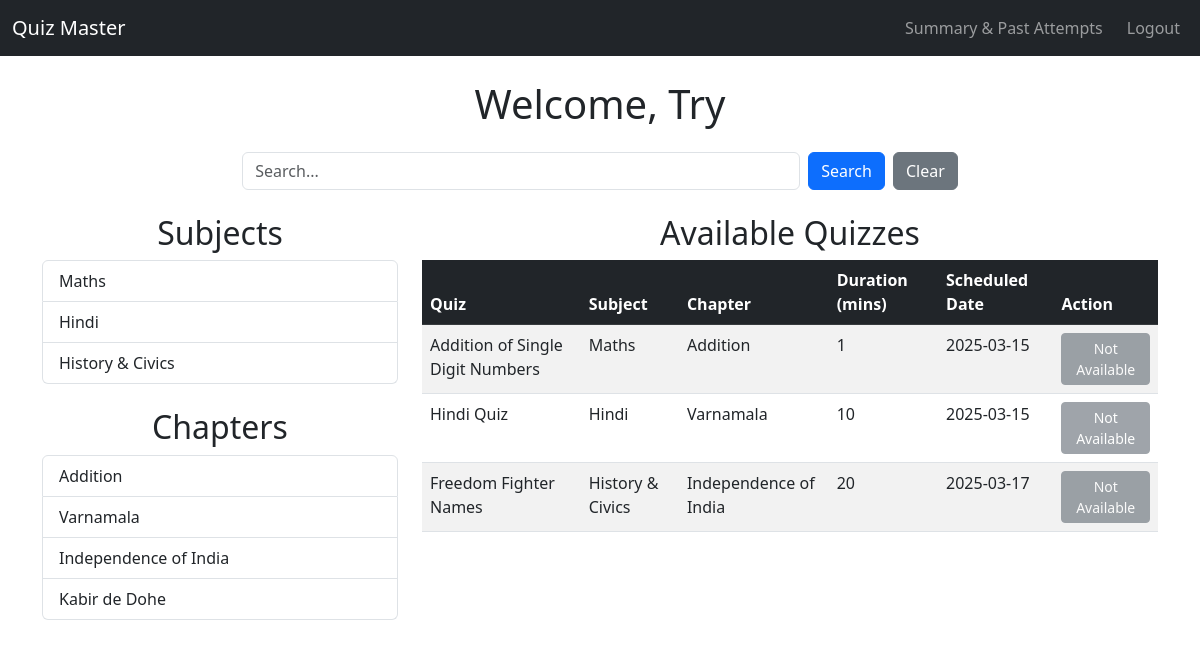
/user_dashboard (signed in), run on the app's committed database.
### models/models.py (models this page shows, shortened)
class User(db.Model):
    id = db.Column(db.Integer, primary_key=True)
    username = db.Column(db.String(100), unique=True, nullable=False)
    password = db.Column(db.String(255), nullable=False)
    full_name = db.Column(db.String(200), nullable=False)
    qualification = db.Column(db.String(200))
    dob = db.Column(db.Date, nullable=False)
    scores = db.relationship('QuizScore', backref='user', lazy=True)

class Subject(db.Model):
    id = db.Column(db.Integer, primary_key=True)
    name = db.Column(db.String(100), unique=True, nullable=False)
    description = db.Column(db.Text, nullable=False)
    chapters = db.relationship('Chapter', backref='subject', lazy=True, cascade="all, delete-orphan")

class Chapter(db.Model):
    id = db.Column(db.Integer, primary_key=True)
    name = db.Column(db.String(100),  unique=True, nullable=False)
    subject_id = db.Column(db.Integer, db.ForeignKey('subject.id', ondelete='CASCADE'), nullable=False)
    quizzes = db.relationship('Quiz', backref='chapter', lazy=True, cascade="all, delete-orphan")

class Quiz(db.Model):
    id = db.Column(db.Integer, primary_key=True)
    chapter_id = db.Column(db.Integer, db.ForeignKey('chapter.id', ondelete='CASCADE'), nullable=False)
    date_of_quiz = db.Column(db.Date, nullable=False)
    time_duration = db.Column(db.Integer, nullable=False)  # Store duration in minutes
    remarks = db.Column(db.Text, unique=True, nullable=False)
    questions = db.relationship('Question', backref='quiz', lazy=True, cascade="all, delete-orphan")
    quiz_scores = db.relationship('QuizScore', backref='quiz', cascade="all, delete-orphan")
    user_responses = db.relationship('UserResponse', backref='quiz', cascade="all, delete-orphan")

### app.py (the view)
@app.route('/user_dashboard')
def user_dashboard():
    if 'user_id' not in session:
        return redirect(url_for('login'))
    user = User.query.get(session['user_id'])  # Fetch the logged-in user
    if not user:
        return redirect(url_for('login')) # User must exist in database
    current_date = datetime.today().date()
    search_query = request.args.get('search_query', '').strip()
    if search_query:
        subjects = Subject.query.filter(Subject.name.ilike(f"%{search_query}%")).all()
        chapters = Chapter.query.filter(Chapter.name.ilike(f"%{search_query}%")).all()
        quizzes = Quiz.query.filter(Quiz.remarks.ilike(f"%{search_query}%")).all()
    else:
        subjects = Subject.query.all()
        chapters = Chapter.query.all()
        quizzes = Quiz.query.all()
    show_subjects = bool(subjects)
    show_chapters = bool(chapters)
    show_quizzes = bool(quizzes)
    return render_template('user_dashboard.html', user=user, chapters=chapters, subjects=subjects, quizzes=quizzes, show_subjects=show_subjects, show_chapters=show_chapters, show_quizzes=show_quizzes, current_date=current_date, search_query=search_query)

### templates/user_dashboard.html (shortened to what this page needs)
<!DOCTYPE html>
<html lang="en">
<head>
    <link href="https://cdn.jsdelivr.net/npm/bootstrap@5.3.0/dist/css/bootstrap.min.css" rel="stylesheet">
</head>
<body>
    <nav class="navbar navbar-expand-lg navbar-dark bg-dark">
        <div class="container-fluid">
            <a class="navbar-brand" href="#">Quiz Master</a>
            <div class="collapse navbar-collapse">
                <ul class="navbar-nav ms-auto">
                    <li class="nav-item">
                        <a class="nav-link btn btn-outline-info me-2" href="{{ url_for('quiz_summary') }}">Summary & Past Attempts</a>
                    </li>
                    <li class="nav-item">
                        <a class="nav-link btn btn-outline-danger" href="{{ url_for('auth.logout') }}">Logout</a>
                    </li>
                </ul>
            </div>
        </div>
    </nav>
    <div class="container mt-4">
        <h1 class="text-center">Welcome, {{ user.full_name|safe }}</h1>
        <form method="GET" action="{{ url_for('user_dashboard') }}" class="d-flex justify-content-center my-4">
            <input type="text" name="search_query" class="form-control w-50 me-2" placeholder="Search..." value="{{ search_query }}">
            <button type="submit" class="btn btn-primary">Search</button>
            <a href="{{ url_for('user_dashboard') }}" class="btn btn-secondary ms-2">Clear</a>
        </form>
        <div class="row">
            <div class="col-md-4">
                <div class="mb-4">
                    <h2 class="text-center">Subjects</h2>
                    {% if show_subjects %}
                    <ul class="list-group">
                        {% for subject in subjects %}
                            <li class="list-group-item">{{ subject.name }}</li>
                        {% endfor %}
                    </ul>
                    {% else %}
                    <p class="text-muted text-center">No subjects found.</p>
                    {% endif %}
                </div>
                <div>
                    <h2 class="text-center">Chapters</h2>
                    {% if show_chapters %}
                    <ul class="list-group">
                        {% for chapter in chapters %}
                            <li class="list-group-item">{{ chapter.name }}</li>
                        {% endfor %}
                    </ul>
                    {% else %}
                    <p class="text-muted text-center">No chapters found.</p>
                    {% endif %}
                </div>
            </div>
            <div class="col-md-8">
                <h2 class="text-center">Available Quizzes</h2>
                {% if show_quizzes %}
                <div class="table-responsive">
                    <table class="table table-striped table-hover">
                        <thead class="table-dark">
                            <tr>
                                <th>Quiz</th>
                                <th>Subject</th>
                                <th>Chapter</th>
                                <th>Duration (mins)</th>
                                <th>Scheduled Date</th>
                                <th>Action</th>
                            </tr>
                        </thead>
                        <tbody>
                            {% for quiz in quizzes %}
                            <tr>
                                <td>{{ quiz.remarks }}</td>
                                <td>{{ quiz.chapter.subject.name }}</td>
                                <td>{{ quiz.chapter.name }}</td>
                                <td>{{ quiz.time_duration }}</td>
                                <td>{{ quiz.date_of_quiz.strftime('%Y-%m-%d') }}</td>
                                <td>
                                    {% if quiz.date_of_quiz == current_date %}
                                        <a href="{{ url_for('attempt_quiz', quiz_id=quiz.id) }}" class="btn btn-success btn-sm">Start Quiz</a>
                                    {% else %}
                                        <span class="btn btn-secondary btn-sm disabled">Not Available</span>
                                    {% endif %}
                                </td>
                            </tr>
                            {% endfor %}
                        </tbody>
                    </table>
                </div>
                {% else %}
                <p class="text-muted text-center">No quizzes found.</p>
                {% endif %}
            </div>
        </div>
    </div>
</body>
</html>

### data on the page
User: full_name "Try"
Subject: name "Maths"
Subject: name "Hindi"
Subject: name "History & Civics"
Chapter: name "Addition"
Chapter: name "Varnamala"
Chapter: name "Independence of India"
Chapter: name "Kabir de Dohe"
Quiz: remarks "Addition of Single Digit Numbers", chapter.subject.name "Maths", chapter.name "Addition", time_duration "1", date_of_quiz "2025-03-15", shows "Not Available"
Quiz: remarks "Hindi Quiz", chapter.subject.name "Hindi", chapter.name "Varnamala", time_duration "10", date_of_quiz "2025-03-15", shows "Not Available"
Quiz: remarks "Freedom Fighter Names", chapter.subject.name "History & Civics", chapter.name "Independence of India", time_duration "20", date_of_quiz "2025-03-17", shows "Not Available"
